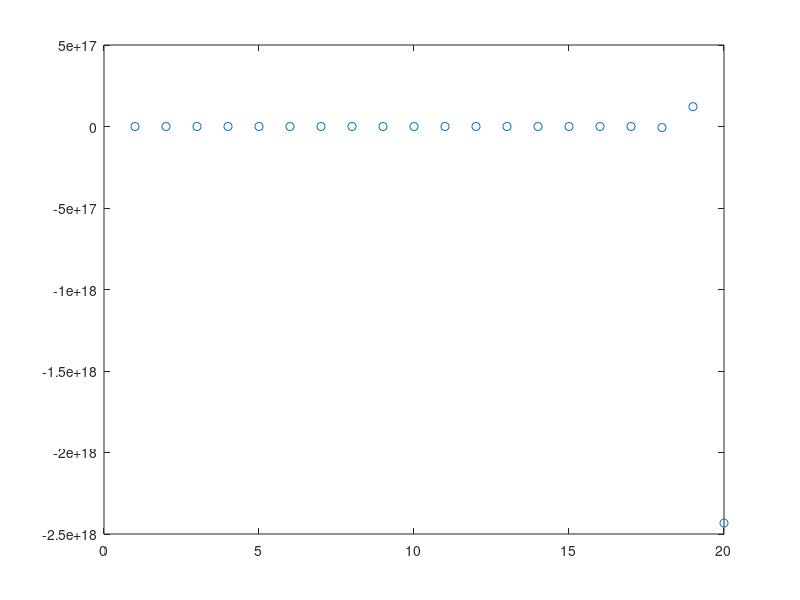
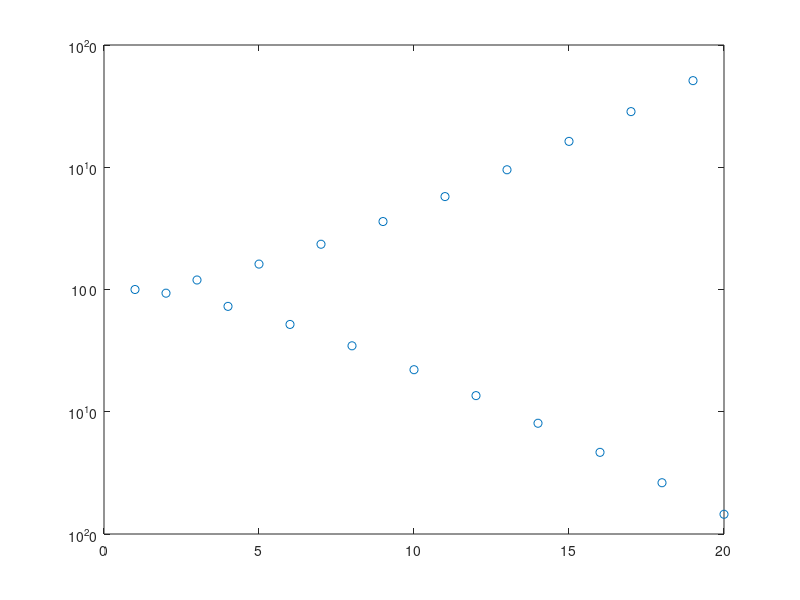

These charts were generated, in order, by the following MATLAB code: (Note: this script raises an error after producing the figures.)
%% negsemilogTest
%Make some fake data
n = 1:20;
y = factorial(n);
y(2:2:end) = -y(2:2:end);
% Bad plot
plot(n,y,'o')
% Transform
ylog = sign(y).*log10(abs(y));
figure
plot(n,ylog,'o')
% Do nothing else to get just exponents.  Otherwise:
yt = get(gca,'YTick')';
set(gca,'YTickLabel',num2str(sign(yt).*10.^abs(yt)))
% Or, for scientific notation
set(gca,'YTickLabel',strcat('10^',cellstr(num2str(abs(yt)))))
%% other try 
% Do log10 but keep sign
xlog = sign(x).*log10(abs(x));
% Just to get axis limits
plot(xlog,y,'o')
% Get limits
lims = xlim;
wdth = diff(lims);
% Wrap negative data around to positive side
xlog(xlog<0) = xlog(xlog<0) + wdth;
% Plot
plot(xlog,y,'o')
% Mess with ticks
tck = get(gca,'XTick')';
% Shift those that were wrapped from negative to positive (above) back 
% to their original values
tck(tck>lims(2)) = tck(tck>lims(2)) - wdth;
% Convert to string, then remove any midpoint
tcklbl = num2str(tck);
tcklbl(tck==lims(2),:) = ' ';
% Update tick labels
set(gca,'XTickLabel',tcklbl)
%%
% make fake data
n = 1:20;
datavalues = factorial(n);
datavalues(2:2:end) = -datavalues(2:2:end);

% Convert lognormal values to normal
normalizedDataVals = sign(datavalues).*log(abs(datavalues));

% Lognormal dist params
range_Lognormal = max(datavalues)- min(datavalues);
lognormalMean = mean(datavalues);
lognormalStd = std(datavalues);

% Normal dist params
mu = log(lognormalMean^2/sqrt((lognormalStd^2)+lognormalMean^2));
sigma = sqrt(log((lognormalStd^2/lognormalMean^2)+1));
range_normal = max(normalizedDataVals)-min(normalizedDataVals);

%{
Making pdfs
xValsLognormal = (min(datavalues):0.1:max(datavalues));
logNormalpdf = lognpdf(xValsLognormal,mu,sigma);
xValsNorm = (mu - 3*sigma:0.1:mu + 3*sigma);
normal_pdf = normpdf(xValsNorm,mu,sigma);
%}
% Log lin plot
numberBinsLog = 30;
subaxis(1,2,2)
hold on
bin_widthNorm = range_normal/numberBinsLog;
%plot(xValsNorm,normal_pdf*bin_widthNorm)
histogram(normalizedDataVals,numberBinsLog,'Normalization','Probability')

